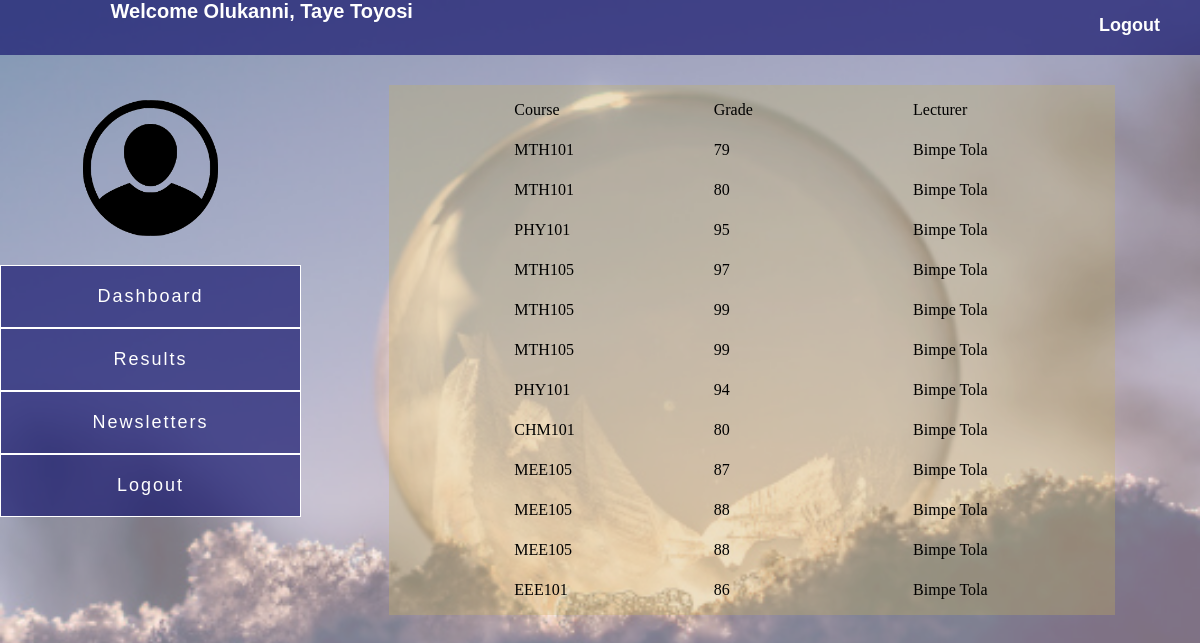
Page /public/student/view_result.php (signed in) on the committed database.
### tables this page shows
CREATE TABLE `result` (
  `result_id` int(10) UNSIGNED NOT NULL,
  `subject` varchar(20) NOT NULL,
  `grade` float NOT NULL,
  `level` varchar(30) NOT NULL,
  `student_id` int(10) NOT NULL,
  `teacher_id` int(10) NOT NULL
);

CREATE TABLE `teacher` (
  `teacher_id` int(10) UNSIGNED NOT NULL,
  `first_name` varchar(20) NOT NULL,
  `middle_name` varchar(20) NOT NULL,
  `last_name` varchar(20) NOT NULL,
  `email` varchar(30) NOT NULL,
  `gender` varchar(10) NOT NULL,
  `date_of_birth` date NOT NULL,
  `address` text NOT NULL,
  `state_of_origin` varchar(20) NOT NULL,
  `marital_status` varchar(10) NOT NULL,
  `hobbies` text NOT NULL,
  `password` varchar(10) NOT NULL,
  `admin_id` int(10) NOT NULL
);

### public/student/view_result.php (the view, shortened to what this page needs)
<?php
    include("db/authentication.php");
    $name = $_SESSION['student_name'];
     $query = mysqli_query($db, "SELECT * FROM result")  or  die(mysqli_error($db));
?>
<!Doctype html public "-//W3C//DTD XHTML 1.0 Transitional//EM"
"http://www.w3.org/TR/xhtml1/DTD/xhtml1-transitional.dtd">
<html xmlns="http://wwww.w3.org/1999/xhtml">
	<head>
</head>
<body>
	<div id="container">
		<div class="header">
			 <p class="student_name float_left">Welcome <?php echo $name;?></p>
			<a href="student_logout.php" class="float_right">Logout</a></div>
		<div id="side1">
			<div class="profile_image" align="center"><img src="../../img/placeholder.png"></div>
			<ul>
				<li class="top"><a href="student_home.php"> Dashboard</a></li>
				<li class="top"><a href="view_result.php">Results</a></li>
				<li class="top"><a href="view_newsletter.php">Newsletters</a></li>
				<li class="top"><a href="student_logout.php">Logout</a></li>
			</ul>
		</div>
		<div id="side2">
			<div id="body">
				<div>
    				   <div id="post" class="center wrapper">
			        	<div class="one">Course</div>
			        	<div class="two">Grade</div>
			        	<div class="three">Lecturer</div>
						 </div>
			        <?php while($res = mysqli_fetch_array($query)){ ?>
			     	<div  class=" wrapper">
						<div class="subject"><?php echo $res['subject']?></div>
						<div class="grade"><?php echo $res['grade'] ?></div>
			                <?php
			                $select = mysqli_query($db, "SELECT * FROM teacher WHERE teacher_id = '".$res['teacher_id']."' ")  or  die(mysqli_error($db));
			                	while($result = mysqli_fetch_array($select)){ ?>
			            <div class="lecturer"><?php echo $result['last_name'].' '.$result['first_name']?></div>
			                <?php } ?>
			        </div>
			        <?php } ?>
    			</div>
			</div>
		</div>
	</div>
</body>
</html>

### public/student/view_result.php (style rules this page uses)
* { align-items: center; margin:0; padding:0 }
body { background-color: rgba(255,0,0, 0.1); }
#container { position: relative; min-height: 100vh; margin: 0px; overflow: hidden; }
#container::after { content: ""; background: url(../../img/ball.jpg); opacity: 0.5; top: 0; left: 0; bottom: 0; right: 0; position: absolute; z-index: -1; min-height: 100vh; margin: 0px; background-repeat: no-repeat; background-position: 50% 0; -ms-background-size: cover; -o-background-size: cover; -moz-background-size: cover; -webkit-background-size: cover; background-size: cover; }
.student_name { font-family:Arial; font-size:20px; font-weight: bold; margin-top: 0px; padding: 0 110.6px; color: #fff; }
.header p { margin-right: 40px; }
.header a { font-family: Helvetica, sans-serif; font-weight: bold; margin-top:15px; margin-right: 40px; font-size: 18px; text-decoration: none; color: #fff; }
#side1 { width: 25.1%; float: left; }
#side1 ul { list-style-type: none; text-align: center; }
#side1 ul li { border: 1px solid #fff; background-color: rgba(25,25,112, 0.7) }
#side1 ul li a { padding: 20px 30px; color: #fff; font-family:Arial; font-size:18px; display:block; letter-spacing: 2px; text-decoration: none }
#side2 { width: 74.6%; float: right; }
.header { height: 55px; background-color: rgba(25,25,112, 0.7); }
.profile_image { height: 120px; width: 50%; margin: 45px auto; }
.profile_image img { width: 90%; }
.float_right { float: right; }
.float_left { float: left; }
#body { width: 80%; min-height: 50vh; line-height: 1em; margin: 30px auto; background-color: rgba(197, 179, 88, 0.3); padding: 5px; }
.wrapper { margin-left: 120px; display: grid; grid-template-columns: repeat(3, 1fr); grid-gap: 2px; grid-auto-rows: minmax(40px, auto); }
.one { grid-column: 1; grid-row: 1; }
.two { grid-column: 2; grid-row: 1; }
.three { grid-column: 3; grid-row: 1; }
.subject { grid-column: 1; grid-row: 1; }
.grade { grid-column: 2; grid-row: 1; }
.lecturer { grid-column: 3; grid-row: 1; }

### rows in the picture
result: subject "MTH101", grade "79"
teacher: last_name "Bimpe", first_name "Tola"
result: subject "MTH101", grade "80"
result: subject "PHY101", grade "95"
result: subject "MTH105", grade "97"
result: subject "MTH105", grade "99"
result: subject "MTH105", grade "99"
result: subject "PHY101", grade "94"
result: subject "CHM101", grade "80"
result: subject "MEE105", grade "87"
result: subject "MEE105", grade "88"
result: subject "MEE105", grade "88"
result: subject "EEE101", grade "86"

### other values in the picture
$name "Olukanni, Taye Toyosi"
